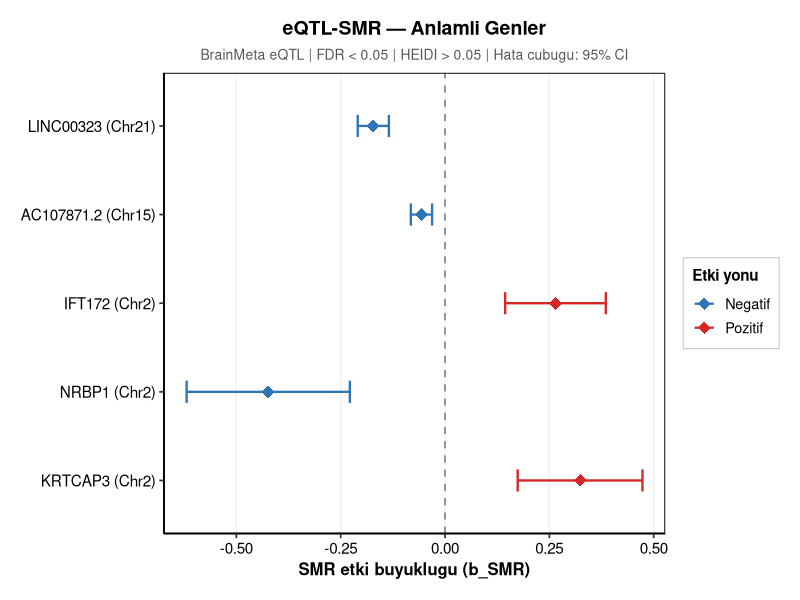
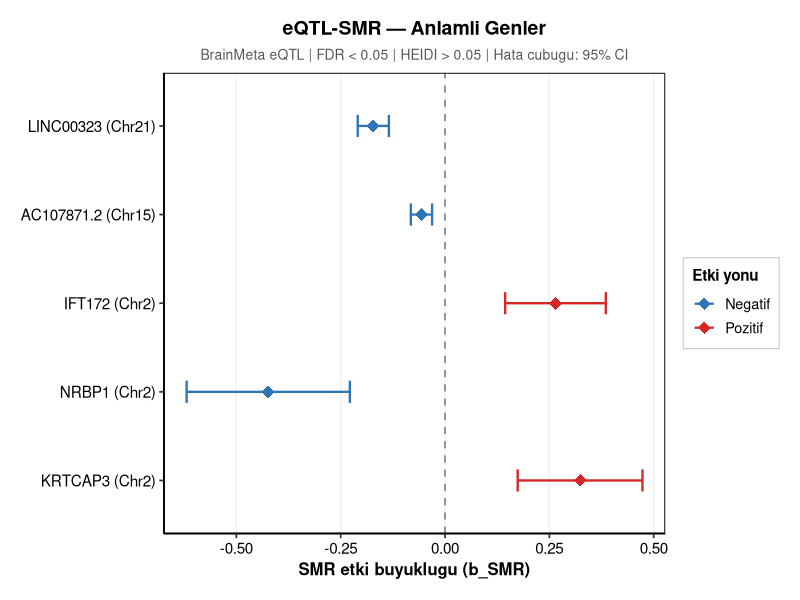

Write R code to recreate these figures, in order.
.libPaths(c("~/R/library", .libPaths()))
library(ggplot2)

smr <- data.frame(
  Gene     = c("LINC00323", "AC107871.2", "IFT172", "NRBP1", "KRTCAP3"),
  Chr      = c("Chr21", "Chr15", "Chr2", "Chr2", "Chr2"),
  b_SMR    = c(-0.171876, -0.056438, 0.26471, -0.423646, 0.323677),
  se_SMR   = c(0.0190489, 0.0129924, 0.0615227, 0.0997591, 0.0762896),
  p_FDR    = c(2.47e-15, 0.04967, 0.04967, 0.04967, 0.04967),
  p_HEIDI  = c(0.249339, 0.2269533, 0.1941502, 0.3920335, 0.05572788)
)

smr$CI_low  <- smr$b_SMR - 1.96 * smr$se_SMR
smr$CI_high <- smr$b_SMR + 1.96 * smr$se_SMR
smr$label   <- paste0(smr$Gene, "\n(", smr$Chr, ")")
smr$Gene    <- factor(smr$Gene, levels=rev(c("LINC00323","AC107871.2","IFT172","NRBP1","KRTCAP3")))
smr$label   <- factor(smr$label, levels=rev(levels(smr$Gene)))
smr$direction <- ifelse(smr$b_SMR > 0, "Pozitif", "Negatif")

p <- ggplot(smr, aes(x=b_SMR, y=Gene, color=direction)) +
  geom_vline(xintercept=0, linetype="dashed", color="#888888", linewidth=0.6) +
  geom_errorbarh(aes(xmin=CI_low, xmax=CI_high),
    height=0.25, linewidth=0.8) +
  geom_point(size=4, shape=18) +
  scale_color_manual(values=c("Pozitif"="#D62728", "Negatif"="#2E75B6"),
    name="Etki yonu") +
  scale_y_discrete(labels=c(
    "KRTCAP3"  = "KRTCAP3 (Chr2)",
    "NRBP1"    = "NRBP1 (Chr2)",
    "IFT172"   = "IFT172 (Chr2)",
    "AC107871.2" = "AC107871.2 (Chr15)",
    "LINC00323" = "LINC00323 (Chr21)")) +
  labs(
    title="eQTL-SMR — Anlamli Genler",
    subtitle="BrainMeta eQTL | FDR < 0.05 | HEIDI > 0.05 | Hata cubugu: 95% CI",
    x="SMR etki buyuklugu (b_SMR)",
    y=NULL) +
  theme_classic(base_size=13) +
  theme(
    panel.background=element_rect(fill="white", color=NA),
    plot.background=element_rect(fill="white", color=NA),
    panel.border=element_rect(color="#333333", fill=NA, linewidth=0.8),
    panel.grid.major.x=element_line(color="#EEEEEE", linewidth=0.4),
    panel.grid.major.y=element_blank(),
    panel.grid.minor=element_blank(),
    plot.title=element_text(face="bold", size=14, hjust=0.5),
    plot.subtitle=element_text(size=10, hjust=0.5, color="#555555"),
    axis.title=element_text(face="bold", size=12),
    axis.text=element_text(size=11, color="black"),
    legend.position="right",
    legend.background=element_rect(fill="white", color="#CCCCCC", linewidth=0.4),
    legend.title=element_text(face="bold", size=11),
    plot.margin=margin(15,15,15,15))

out_dir <- "/mnt/c/Users/Lenovo/Downloads"
ggsave(file.path(out_dir, "smr_forest_ET.png"),
  plot=p, width=9, height=6, dpi=300, bg="white")
ggsave(file.path(out_dir, "smr_forest_ET.pdf"),
  plot=p, width=9, height=6, device=cairo_pdf)
cat("Forest plot kaydedildi!\n")
